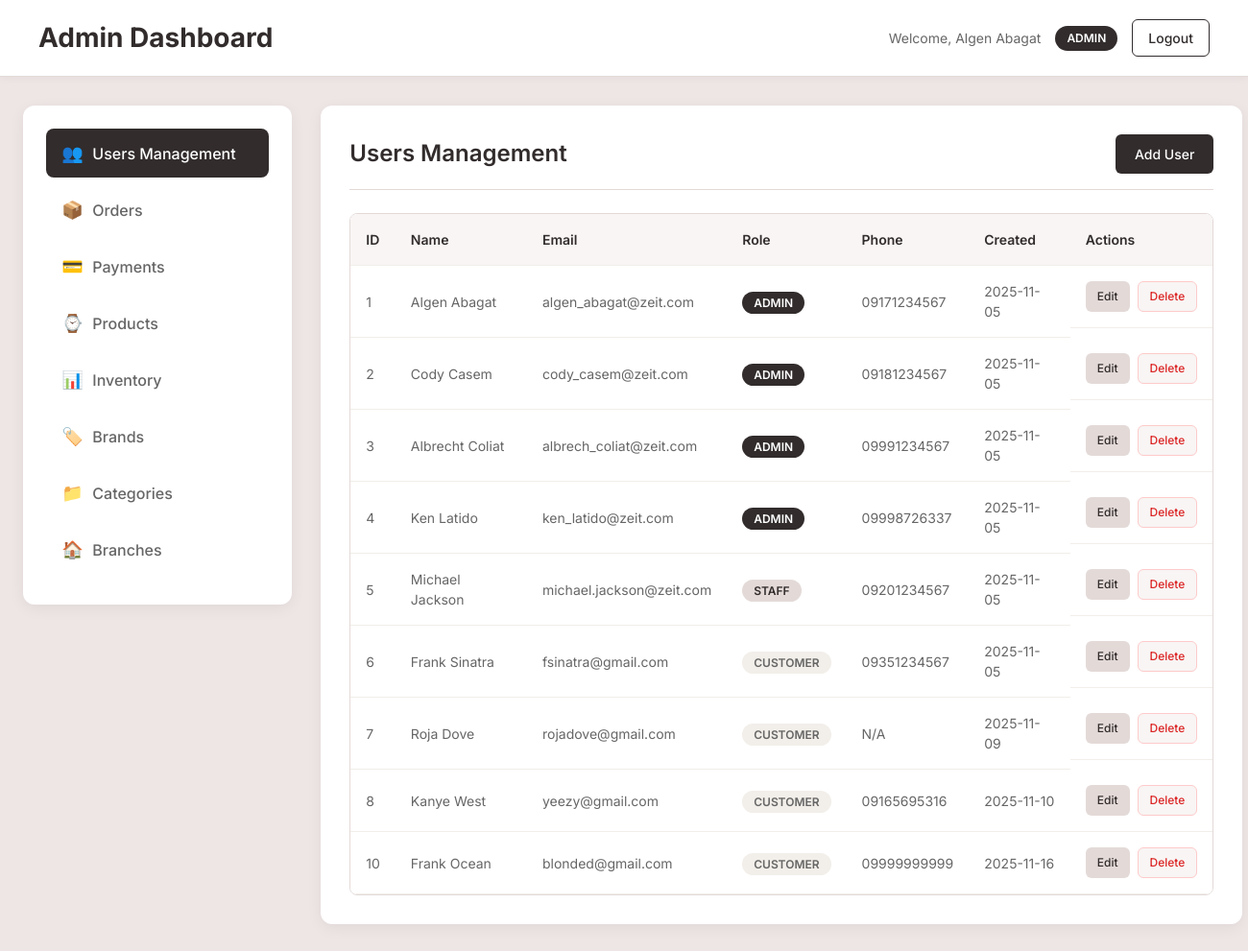
/admin-dashboard.php (signed in), run on the app's committed database.
### tables this page shows
CREATE TABLE `users` (
  `user_id` int NOT NULL AUTO_INCREMENT,
  `role_id` int NOT NULL,
  `first_name` varchar(100) DEFAULT NULL,
  `last_name` varchar(100) DEFAULT NULL,
  `email` varchar(100) DEFAULT NULL,
  `password_hash` varchar(255) NOT NULL,
  `phone` varchar(20) DEFAULT NULL,
  `created_at` date DEFAULT (curdate()),
  PRIMARY KEY (`user_id`),
  UNIQUE KEY `email` (`email`),
  KEY `fk_users_role` (`role_id`),
  CONSTRAINT `fk_users_role` FOREIGN KEY (`role_id`) REFERENCES `roles` (`role_id`)
);

CREATE TABLE `roles` (
  `role_id` int NOT NULL AUTO_INCREMENT,
  `role_name` enum('Customer','Admin','Staff') NOT NULL,
  PRIMARY KEY (`role_id`)
);

### admin-dashboard.php (the view, shortened to what this page needs)
<?php
require_once 'config.php';
$conn = getDBConnection($host, $user, $password, $database, $port);
$user_id = $_SESSION['user_id'];
$role_query = "SELECT r.role_name, u.first_name, u.last_name
               FROM users u
               JOIN roles r ON u.role_id = r.role_id
               WHERE u.user_id = ?";
$stmt = $conn->prepare($role_query);
$stmt->bind_param("i", $user_id);
$stmt->execute();
$result = $stmt->get_result();
$user_data = $result->fetch_assoc();
$is_admin = $user_data['role_name'] == 'Admin';
$user_name = $user_data['first_name'] . ' ' . $user_data['last_name'];
?>
<!DOCTYPE html>
<html lang="en">
<head>
    <link href="https://cdn.jsdelivr.net/npm/bootstrap@5.3.3/dist/css/bootstrap.min.css" rel="stylesheet">
    <link rel="stylesheet" href="styles/styles.css">
    <link rel="stylesheet" href="styles/admin-dashboard.css">
</head>
<body>
    <div class="container-fluid admin-dashboard">
        <header class="admin-header">
            <div class="header-content">
                <h1>Admin Dashboard</h1>
                <div class="user-info">
                    <span>Welcome, <?php echo htmlspecialchars($user_name); ?></span>
                    <span class="role-badge <?php echo $is_admin ? 'admin' : 'staff'; ?>">
                        <?php echo $user_data['role_name']; ?>
                    </span>
                    <a href="logout.php" class="logout-btn">Logout</a>
                </div>
            </div>
        </header>
        <div class="admin-content">
            <nav class="admin-sidebar">
                <ul class="nav-menu">
                    <?php if ($is_admin): ?>
                    <li class="nav-item">
                        <a href="#users" class="nav-link active" data-target="users">
                            <span class="nav-icon">👥</span>
                            Users Management
                        </a>
                    </li>
                    <li class="nav-item">
                        <a href="#orders" class="nav-link" data-target="orders">
                            <span class="nav-icon">📦</span>
                            Orders
                        </a>
                    </li>
                    <li class="nav-item">
                        <a href="#payments" class="nav-link" data-target="payments">
                            <span class="nav-icon">💳</span>
                            Payments
                        </a>
                    </li>
                    <?php endif; ?>
                    <li class="nav-item">
                        <a href="#products" class="nav-link" data-target="products">
                            <span class="nav-icon">⌚</span>
                            Products
                        </a>
                    </li>
                    <li class="nav-item">
                        <a href="#inventory" class="nav-link" data-target="inventory">
                            <span class="nav-icon">📊</span>
                            Inventory
                        </a>
                    </li>
                    <?php if ($is_admin): ?>
                    <li class="nav-item">
                        <a href="#brands" class="nav-link" data-target="brands">
                            <span class="nav-icon">🏷️</span>
                            Brands
                        </a>
                    </li>
                    <li class="nav-item">
                        <a href="#categories" class="nav-link" data-target="categories">
                            <span class="nav-icon">📁</span>
                            Categories
                        </a>
                    </li>
                    <li class="nav-item">
                        <a href="#branches" class="nav-link" data-target="branches">
                            <span class="nav-icon">🏠</span>
                            Branches
                        </a>
                    </li>
                    <?php endif; ?>
                </ul>
            </nav>
            <main class="admin-main">
                <section id="users" class="content-section active">
                    <div class="section-header">
                        <h2>Users Management</h2>
                        <button class="btn btn-primary" onclick="openModal('addUser')">Add User</button>
                    </div>
                    <div class="table-container">
                        <table class="data-table">
                            <thead>
                                <tr>
                                    <th>ID</th>
                                    <th>Name</th>
                                    <th>Email</th>
                                    <th>Role</th>
                                    <th>Phone</th>
                                    <th>Created</th>
                                    <th>Actions</th>
                                </tr>
                            </thead>
                            <tbody>
                                <?php
                                $users_query = "SELECT u.*, r.role_name FROM users u JOIN roles r ON u.role_id = r.role_id";
                                $users_result = $conn->query($users_query);
                                while ($user = $users_result->fetch_assoc()):
                                ?>
                                <tr>
                                    <td><?php echo $user['user_id']; ?></td>
                                    <td><?php echo htmlspecialchars($user['first_name'] . ' ' . $user['last_name']); ?></td>
                                    <td><?php echo htmlspecialchars($user['email']); ?></td>
                                    <td><span class="role-badge <?php echo strtolower($user['role_name']); ?>"><?php echo $user['role_name']; ?></span></td>
                                    <td><?php echo htmlspecialchars($user['phone'] ?? 'N/A'); ?></td>
                                    <td><?php echo $user['created_at']; ?></td>
                                    <td class="actions">
                                        <button class="btn btn-sm btn-edit" onclick="editUser(<?php echo $user['user_id']; ?>)">Edit</button>
                                        <button class="btn btn-sm btn-delete" onclick="deleteUser(<?php echo $user['user_id']; ?>)">Delete</button>
                                    </td>
                                </tr>
                                <?php endwhile; ?>
                            </tbody>
                        </table>
                    </div>
                </section>
</body>
</html>

### styles/styles.css (style rules this page uses)
.container-fluid { display: flex; flex-direction: column; min-height: 100vh; background-color: #EEE5E5; padding: 0px; font-family: 'Inter', sans-serif; }
html, body { font-family: 'Inter', sans-serif; }

### styles/admin-dashboard.css (style rules this page uses)
.admin-dashboard { background-color: #EEE5E5; min-height: 100vh; font-family: 'Inter', sans-serif; }
.admin-header { background-color: #FFFFFF; padding: 20px 40px; border-bottom: 1px solid #E3DAD8; box-shadow: 0 2px 8px rgba(0, 0, 0, 0.04); }
.header-content { display: flex; justify-content: space-between; align-items: center; max-width: 1400px; margin: 0 auto; }
.admin-header h1 { font-size: 28px; font-weight: 700; color: #322C2C; margin: 0; }
.user-info { display: flex; align-items: center; gap: 15px; font-size: 14px; color: #666; }
.role-badge { padding: 4px 12px; border-radius: 16px; font-size: 12px; font-weight: 600; text-transform: uppercase; }
.role-badge.admin { background-color: #322C2C; color: #FFFFFF; }
.role-badge.staff { background-color: #E3DAD8; color: #322C2C; }
.role-badge.customer { background-color: #F2EEE9; color: #666; }
.logout-btn { padding: 8px 16px; background-color: transparent; color: #322C2C; border: 1px solid #322C2C; border-radius: 6px; text-decoration: none; font-size: 14px; font-weight: 500; transition: all 0.3s ease; }
.admin-content { display: flex; max-width: 1400px; margin: 0 auto; padding: 30px 20px; gap: 30px; }
.admin-sidebar { flex: 0 0 280px; background-color: #FFFFFF; border-radius: 12px; padding: 24px; box-shadow: 0 4px 16px rgba(0, 0, 0, 0.06); height: fit-content; }
.nav-menu { list-style: none; padding: 0; margin: 0; }
.nav-item { margin-bottom: 8px; }
.nav-link { display: flex; align-items: center; gap: 12px; padding: 12px 16px; color: #666; text-decoration: none; border-radius: 8px; transition: all 0.3s ease; font-weight: 500; }
.nav-link.active { background-color: #322C2C; color: #FFFFFF; }
.nav-icon { font-size: 18px; width: 20px; text-align: center; }
.admin-main { flex: 1; background-color: #FFFFFF; border-radius: 12px; padding: 30px; box-shadow: 0 4px 16px rgba(0, 0, 0, 0.06); }
.content-section { display: none; }
.content-section.active { display: block; width: 900px; }
.section-header { display: flex; justify-content: space-between; align-items: center; margin-bottom: 24px; padding-bottom: 16px; border-bottom: 1px solid #E3DAD8; }
.section-header h2 { font-size: 24px; font-weight: 600; color: #322C2C; margin: 0; }
.btn { padding: 10px 20px; border-radius: 6px; font-weight: 500; font-size: 14px; border: none; cursor: pointer; transition: all 0.3s ease; text-decoration: none; display: inline-flex; align-items: center; gap: 8px; }
.btn-primary { background-color: #322C2C; color: #FFFFFF; }
.btn-sm { padding: 6px 12px; font-size: 12px; }
.btn-edit { background-color: #E3DAD8; color: #322C2C; }
.btn-delete { background-color: #F8F5F4; color: #DC2626; border: 1px solid #FECACA; }
.table-container { overflow-x: auto; border-radius: 8px; border: 1px solid #E3DAD8; }
.data-table { width: 100%; border-collapse: collapse; background-color: #FFFFFF; }
.data-table th, .data-table td { padding: 16px; text-align: left; border-bottom: 1px solid #F2EEE9; }
.data-table th { background-color: #F8F5F4; font-weight: 600; color: #322C2C; font-size: 14px; }
.data-table td { color: #666; font-size: 14px; }
.actions { display: flex; gap: 8px; }

### data on the page
users: user_name "Algen Abagat", role.role_name "ADMIN", user_id "1", first_name+last_name "Algen Abagat", email "algen_abagat@zeit.com", phone "09171234567", created_at "2025-11-05"
users: user_id "2", first_name+last_name "Cody Casem", email "cody_casem@zeit.com", role.role_name "ADMIN", phone "09181234567", created_at "2025-11-05"
users: user_id "3", first_name+last_name "Albrecht Coliat", email "albrech_coliat@zeit.com", role.role_name "ADMIN", phone "09991234567", created_at "2025-11-05"
users: user_id "4", first_name+last_name "Ken Latido", email "ken_latido@zeit.com", role.role_name "ADMIN", phone "09998726337", created_at "2025-11-05"
users: user_id "5", first_name+last_name "Michael Jackson", email "michael.jackson@zeit.com", role.role_name "STAFF", phone "09201234567", created_at "2025-11-05"
users: user_id "6", first_name+last_name "Frank Sinatra", email "fsinatra@gmail.com", role.role_name "CUSTOMER", phone "09351234567", created_at "2025-11-05"
users: user_id "7", first_name+last_name "Roja Dove", email "rojadove@gmail.com", role.role_name "CUSTOMER", phone "N/A", created_at "2025-11-09"
users: user_id "8", first_name+last_name "Kanye West", email "yeezy@gmail.com", role.role_name "CUSTOMER", phone "09165695316", created_at "2025-11-10"
users: user_id "10", first_name+last_name "Frank Ocean", email "blonded@gmail.com", role.role_name "CUSTOMER", phone "09999999999", created_at "2025-11-16"
